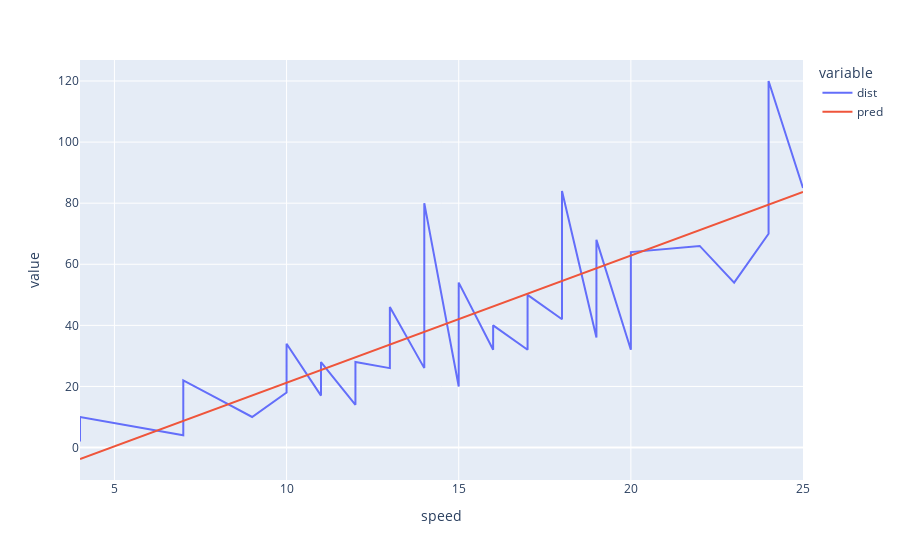

Notebook source saved alongside this figure:
### Code cell
px.line(df,x="speed",y=["dist","pred"])

### Figure 1 — Plotly figure (JSON) as saved in the notebook; plotly's stock layout.template omitted (floating-point values rounded to 4 significant figures)
{"data": [{"hovertemplate": "variable=dist<br>speed=%{x}<br>value=%{y}<extra></extra>", "legendgroup": "dist", "line": {"color": "#636efa", "dash": "solid"}, "marker": {"symbol": "circle"}, "mode": "lines", "name": "dist", "orientation": "v", "showlegend": true, "type": "scatter", "x": [4, 4, 7, 7, 8, 9, 10, 10, 10, 11, 11, 12, 12, 12, 12, 13, 13, 13, 13, 14, 14, 14, 14, 15, 15, 15, 16, 16, 17, 17, 17, 18, 18, 18, 18, 19, 19, 19, 20, 20, 20, 20, 20, 22, 23, 24, 24, 24, 24, 25], "xaxis": "x", "y": [2, 10, 4, 22, 16, 10, 18, 26, 34, 17, 28, 14, 20, 24, 28, 26, 34, 34, 46, 26, 36, 60, 80, 20, 26, 54, 32, 40, 32, 40, 50, 42, 56, 76, 84, 36, 46, 68, 32, 48, 52, 56, 64, 66, 54, 70, 92, 93, 120, 85], "yaxis": "y"}, {"hovertemplate": "variable=pred<br>speed=%{x}<br>value=%{y}<extra></extra>", "legendgroup": "pred", "line": {"color": "#EF553B", "dash": "solid"}, "marker": {"symbol": "circle"}, "mode": "lines", "name": "pred", "orientation": "v", "showlegend": true, "type": "scatter", "x": [4, 4, 7, 7, 8, 9, 10, 10, 10, 11, 11, 12, 12, 12, 12, 13, 13, 13, 13, 14, 14, 14, 14, 15, 15, 15, 16, 16, 17, 17, 17, 18, 18, 18, 18, 19, 19, 19, 20, 20, 20, 20, 20, 22, 23, 24, 24, 24, 24, 25], "xaxis": "x", "y": [-3.752, -3.752, 8.736, 8.736, 12.9, 17.06, 21.22, 21.22, 21.22, 25.39, 25.39, 29.55, 29.55, 29.55, 29.55, 33.71, 33.71, 33.71, 33.71, 37.88, 37.88, 37.88, 37.88, 42.04, 42.04, 42.04, 46.2, 46.2, 50.36, 50.36, 50.36, 54.53, 54.53, 54.53, 54.53, 58.69, 58.69, 58.69, 62.85, 62.85, 62.85, 62.85, 62.85, 71.18, 75.34, 79.5, 79.5, 79.5, 79.5, 83.66], "yaxis": "y"}], "layout": {"legend": {"title": {"text": "variable"}, "tracegroupgap": 0}, "margin": {"t": 60}, "xaxis": {"anchor": "y", "domain": [0, 1], "title": {"text": "speed"}}, "yaxis": {"anchor": "x", "domain": [0, 1], "title": {"text": "value"}}}}
